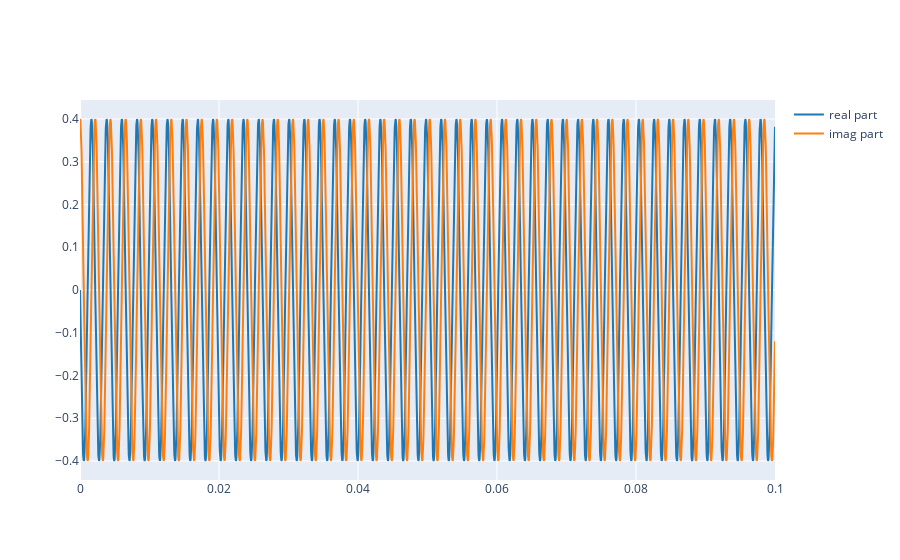

Source (notebook cell):
### Markdown cell above
Now we can plot the real and imaginary part of this signal:

### Code cell
plot_signals([np.real(x1), np.imag(x1)], fs, name=['real part', 'imag part'])

### Figure 1 — Plotly figure (JSON) as saved in the notebook; plotly's stock layout.template omitted (floating-point values rounded to 4 significant figures; data arrays with more than 128 entries replaced by an {"elided": "..."} marker saying what was removed)
{"data": [{"line": {"color": "#1f77b4", "shape": "linear"}, "mode": "lines", "name": "real part", "type": "scatter", "x": {"elided": "4410 float values"}, "y": {"elided": "4410 float values"}}, {"line": {"color": "#ff7f0e", "shape": "linear"}, "mode": "lines", "name": "imag part", "type": "scatter", "x": {"elided": "4410 float values"}, "y": {"elided": "4410 float values"}}], "layout": {}}
